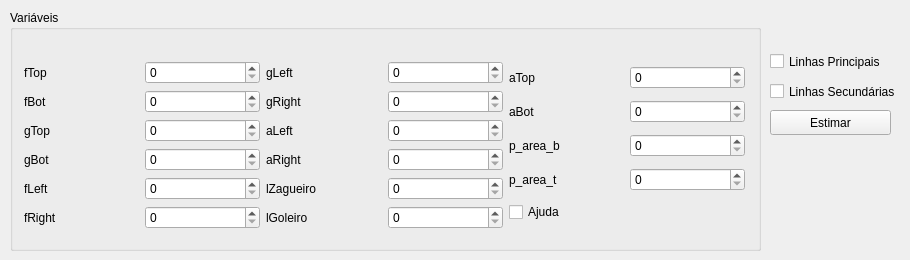
          <widget class="QWidget" name="tab_6">
           <attribute name="title">
            <string>Linhas do Campo</string>
           </attribute>
           <widget class="QGroupBox" name="groupBox_variaveis">
            <property name="geometry">
             <rect>
              <x>10</x>
              <y>10</y>
              <width>751</width>
              <height>241</height>
             </rect>
            </property>
            <property name="title">
             <string>Variáveis</string>
            </property>
            <widget class="QWidget" name="layoutWidget">
             <property name="geometry">
              <rect>
               <x>14</x>
               <y>33</y>
               <width>721</width>
               <height>204</height>
              </rect>
             </property>
             <layout class="QGridLayout" name="gridLayout_42">
              <item row="0" column="0">
               <layout class="QVBoxLayout" name="verticalLayout_4">
                <item>
                 <layout class="QHBoxLayout" name="horizontalLayout_6">
                  <item>
                   <widget class="QLabel" name="label_16">
                    <property name="text">
                     <string>fTop</string>
                    </property>
                   </widget>
                  </item>
                  <item>
                   <widget class="QSpinBox" name="spinBox_ftop">
                    <property name="maximum">
                     <number>2000</number>
                    </property>
                   </widget>
                  </item>
                 </layout>
                </item>
                <item>
                 <layout class="QHBoxLayout" name="horizontalLayout_7">
                  <item>
                   <widget class="QLabel" name="label_17">
                    <property name="text">
                     <string>fBot</string>
                    </property>
                   </widget>
                  </item>
                  <item>
                   <widget class="QSpinBox" name="spinBox_fbot">
                    <property name="maximum">
                     <number>2000</number>
                    </property>
                   </widget>
                  </item>
                 </layout>
                </item>
                <item>
                 <layout class="QHBoxLayout" name="horizontalLayout_12">
                  <item>
                   <widget class="QLabel" name="label_69">
                    <property name="text">
                     <string>gTop</string>
                    </property>
                   </widget>
                  </item>
                  <item>
                   <widget class="QSpinBox" name="spinBox_gtopy">
                    <property name="maximum">
                     <number>2000</number>
                    </property>
                   </widget>
                  </item>
                 </layout>
                </item>
                <item>
                 <layout class="QHBoxLayout" name="horizontalLayout_13">
                  <item>
                   <widget class="QLabel" name="label_70">
                    <property name="text">
                     <string>gBot</string>
                    </property>
                   </widget>
                  </item>
                  <item>
                   <widget class="QSpinBox" name="spinBox_gboty">
                    <property name="maximum">
                     <number>2000</number>
                    </property>
                   </widget>
                  </item>
                 </layout>
                </item>
                <item>
                 <layout class="QHBoxLayout" name="horizontalLayout_14">
                  <item>
                   <widget class="QLabel" name="label_71">
                    <property name="text">
                     <string>fLeft</string>
                    </property>
                   </widget>
                  </item>
                  <item>
                   <widget class="QSpinBox" name="spinBox_fleftx">
                    <property name="maximum">
                     <number>2000</number>
                    </property>
                   </widget>
                  </item>
                 </layout>
                </item>
                <item>
                 <layout class="QHBoxLayout" name="horizontalLayout_15">
                  <item>
                   <widget class="QLabel" name="label_72">
                    <property name="text">
                     <string>fRight</string>
                    </property>
                   </widget>
                  </item>
                  <item>
                   <widget class="QSpinBox" name="spinBox_frightx">
                    <property name="maximum">
                     <number>2000</number>
                    </property>
                   </widget>
                  </item>
                 </layout>
                </item>
               </layout>
              </item>
              <item row="0" column="1">
               <layout class="QVBoxLayout" name="verticalLayout_2">
                <item>
                 <layout class="QHBoxLayout" name="horizontalLayout_60">
                  <item>
                   <widget class="QLabel" name="label_73">
                    <property name="text">
                     <string>gLeft</string>
                    </property>
                   </widget>
                  </item>
                  <item>
                   <widget class="QSpinBox" name="spinBox_gleft">
                    <property name="maximum">
                     <number>2000</number>
                    </property>
                   </widget>
                  </item>
                 </layout>
                </item>
                <item>
                 <layout class="QHBoxLayout" name="horizontalLayout_61">
                  <item>
                   <widget class="QLabel" name="label_74">
                    <property name="text">
                     <string>gRight</string>
                    </property>
                   </widget>
                  </item>
                  <item>
                   <widget class="QSpinBox" name="spinBox_gright">
                    <property name="maximum">
                     <number>2000</number>
                    </property>
                   </widget>
                  </item>
                 </layout>
                </item>
                <item>
                 <layout class="QHBoxLayout" name="horizontalLayout_70">
                  <item>
                   <widget class="QLabel" name="label_83">
                    <property name="text">
                     <string>aLeft</string>
                    </property>
                   </widget>
                  </item>
                  <item>
                   <widget class="QSpinBox" name="spinBox_area_left">
                    <property name="maximum">
                     <number>2000</number>
                    </property>
                   </widget>
                  </item>
                 </layout>
                </item>
                <item>
                 <layout class="QHBoxLayout" name="horizontalLayout_71">
                  <item>
                   <widget class="QLabel" name="label_84">
                    <property name="text">
                     <string>aRight</string>
                    </property>
                   </widget>
                  </item>
                  <item>
                   <widget class="QSpinBox" name="spinBox_area_right">
                    <property name="maximum">
                     <number>2000</number>
                    </property>
                   </widget>
                  </item>
                 </layout>
                </item>
                <item>
                 <layout class="QHBoxLayout" name="horizontalLayout_72">
                  <item>
                   <layout class="QHBoxLayout" name="horizontalLayout_74">
                    <item>
                     <widget class="QLabel" name="label_87">
                      <property name="text">
                       <string>lZagueiro</string>
                      </property>
                     </widget>
                    </item>
                    <item>
                     <widget class="QSpinBox" name="spinBox_lzagueiro">
                      <property name="maximum">
                       <number>2000</number>
                      </property>
                     </widget>
                    </item>
                   </layout>
                  </item>
                 </layout>
                </item>
                <item>
                 <layout class="QHBoxLayout" name="horizontalLayout_73">
                  <item>
                   <widget class="QLabel" name="label_86">
                    <property name="text">
                     <string>lGoleiro</string>
                    </property>
                   </widget>
                  </item>
                  <item>
                   <widget class="QSpinBox" name="spinBox_lgoleiro">
                    <property name="maximum">
                     <number>2000</number>
                    </property>
                   </widget>
                  </item>
                 </layout>
                </item>
               </layout>
              </item>
              <item row="0" column="2">
               <layout class="QVBoxLayout" name="verticalLayout_5">
                <item>
                 <layout class="QHBoxLayout" name="horizontalLayout_75">
                  <item>
                   <widget class="QLabel" name="label_88">
                    <property name="text">
                     <string>aTop</string>
                    </property>
                   </widget>
                  </item>
                  <item>
                   <widget class="QSpinBox" name="spinBox_area_topy">
                    <property name="maximum">
                     <number>2000</number>
                    </property>
                   </widget>
                  </item>
                 </layout>
                </item>
                <item>
                 <layout class="QHBoxLayout" name="horizontalLayout_76">
                  <item>
                   <widget class="QLabel" name="label_89">
                    <property name="text">
                     <string>aBot</string>
                    </property>
                   </widget>
                  </item>
                  <item>
                   <widget class="QSpinBox" name="spinBox_area_boty">
                    <property name="maximum">
                     <number>2000</number>
                    </property>
                   </widget>
                  </item>
                 </layout>
                </item>
                <item>
                 <layout class="QHBoxLayout" name="horizontalLayout_77">
                  <item>
                   <widget class="QLabel" name="label_90">
                    <property name="text">
                     <string>p_area_b</string>
                    </property>
                   </widget>
                  </item>
                  <item>
                   <widget class="QSpinBox" name="spinBox_p_area_b">
                    <property name="maximum">
                     <number>2000</number>
                    </property>
                   </widget>
                  </item>
                 </layout>
                </item>
                <item>
                 <layout class="QHBoxLayout" name="horizontalLayout_78">
                  <item>
                   <widget class="QLabel" name="label_91">
                    <property name="text">
                     <string>p_area_t</string>
                    </property>
                   </widget>
                  </item>
                  <item>
                   <widget class="QSpinBox" name="spinBox_p_area_t">
                    <property name="maximum">
                     <number>2000</number>
                    </property>
                   </widget>
                  </item>
                 </layout>
                </item>
                <item>
                 <layout class="QVBoxLayout" name="verticalLayout_6"/>
                </item>
                <item>
                 <layout class="QVBoxLayout" name="verticalLayout_3">
                  <item>
                   <widget class="QCheckBox" name="checkBox_help_lines">
                    <property name="text">
                     <string>Ajuda</string>
                    </property>
                   </widget>
                  </item>
                 </layout>
                </item>
               </layout>
              </item>
             </layout>
            </widget>
           </widget>
           <widget class="QCheckBox" name="checkBox_linha_principais">
            <property name="geometry">
             <rect>
              <x>770</x>
              <y>50</y>
              <width>121</width>
              <height>23</height>
             </rect>
            </property>
            <property name="text">
             <string>Linhas Principais</string>
            </property>
           </widget>
           <widget class="QCheckBox" name="checkBox_linha_secundaria">
            <property name="geometry">
             <rect>
              <x>770</x>
              <y>80</y>
              <width>131</width>
              <height>23</height>
             </rect>
            </property>
            <property name="text">
             <string>Linhas Secundárias</string>
            </property>
           </widget>
           <widget class="QPushButton" name="pushButton_linhas_campo">
            <property name="geometry">
             <rect>
              <x>770</x>
              <y>110</y>
              <width>121</width>
              <height>25</height>
             </rect>
            </property>
            <property name="text">
             <string>Estimar</string>
            </property>
           </widget>
          </widget>
